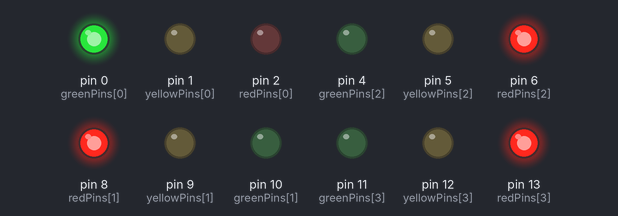
This sketch was run on a simulated Arduino Uno, built with avr-gcc and run on an emulated ATmega328P. Parts: output pins drawn as LEDs (lit = HIGH).

Above: at 0.6 s.
At 5.6 s:
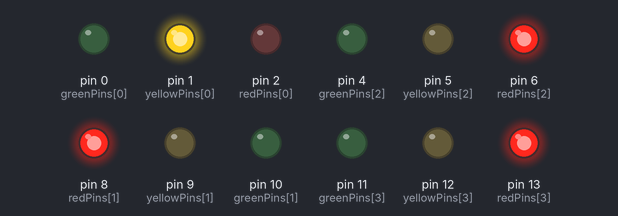
At 12.6 s:
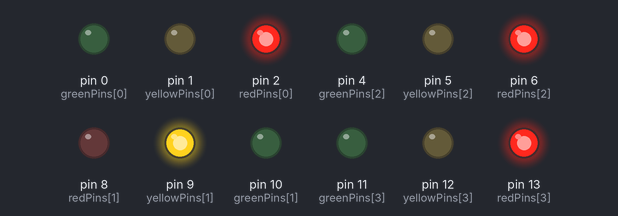
At 19.6 s:
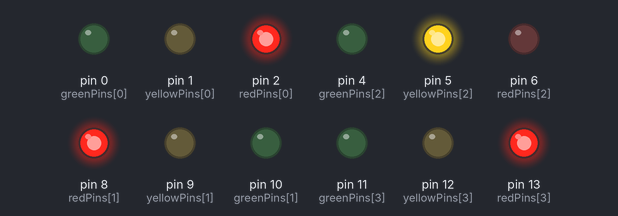
At 26.6 s:
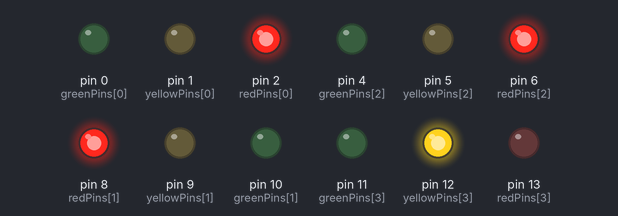
At 35.6 s:
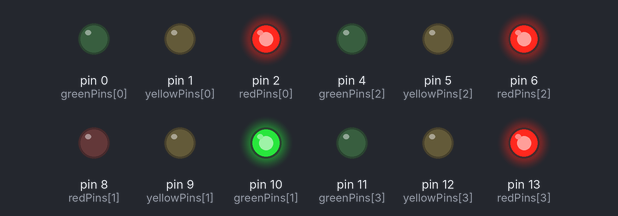
Timing chart, 0 to 37.1 s (numbered marks = the images above):
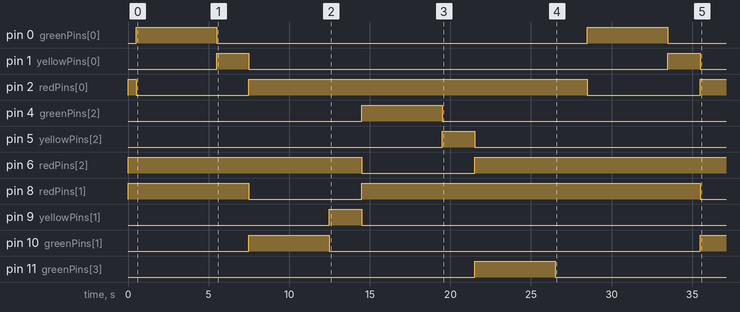

Measured:
- by itself, pin 0 (greenPins[0]): alternates HIGH for 5.0 s and LOW for 23.0 s
- by itself, pin 1 (yellowPins[0]): alternates HIGH for 2.0 s and LOW for 26.0 s
- by itself, pin 2 (redPins[0]): alternates HIGH for 21.0 s and LOW for 7.0 s
- by itself, pin 4 (greenPins[2]): LOW → HIGH at 14.5 s, → LOW 5.0 s later
- by itself, pin 5 (yellowPins[2]): LOW → HIGH at 19.5 s, → LOW 2.0 s later
- by itself, pin 6 (redPins[2]): HIGH → LOW at 14.5 s, → HIGH 7.0 s later
- by itself, pin 8 (redPins[1]): HIGH → LOW at 7.5 s, → HIGH 7.0 s later, → LOW 21.0 s later
- by itself, pin 9 (yellowPins[1]): LOW → HIGH at 12.5 s, → LOW 2.0 s later

The sketch:

traffic_light_arduino_code.ino
```cpp
const int redPins[4]    = {2, 8, 6, 13};
const int yellowPins[4] = {1, 9, 5, 12};
const int greenPins[4]  = {0, 10, 4, 11};

const unsigned long GREEN_TIME  = 5000;
const unsigned long YELLOW_TIME = 2000;

void setup() {
  for (int i = 0; i < 4; i++) {
    pinMode(redPins[i], OUTPUT);
    pinMode(yellowPins[i], OUTPUT);
    pinMode(greenPins[i], OUTPUT);

    digitalWrite(redPins[i], HIGH);
    digitalWrite(yellowPins[i], LOW);
    digitalWrite(greenPins[i], LOW);
  }

  delay(500);
}

void loop() {
  for (int dir = 0; dir < 4; dir++) {
    activateDirection(dir);
  }
}

void activateDirection(int dir) {
  for (int i = 0; i < 4; i++) {
    digitalWrite(redPins[i], HIGH);
    digitalWrite(greenPins[i], LOW);
    digitalWrite(yellowPins[i], LOW);
  }

  digitalWrite(redPins[dir], LOW);
  digitalWrite(greenPins[dir], HIGH);
  delay(GREEN_TIME);

  digitalWrite(greenPins[dir], LOW);
  digitalWrite(yellowPins[dir], HIGH);
  delay(YELLOW_TIME);

  digitalWrite(yellowPins[dir], LOW);
  digitalWrite(redPins[dir], HIGH);
}
```
